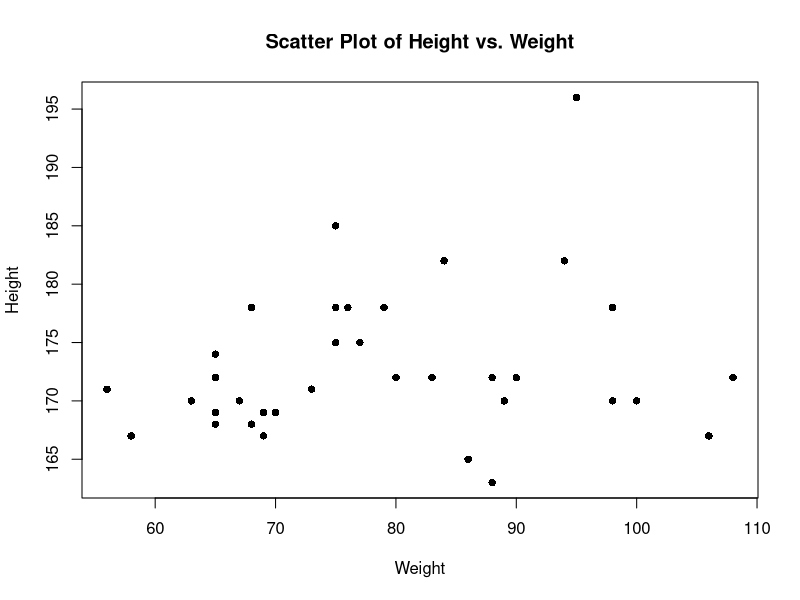
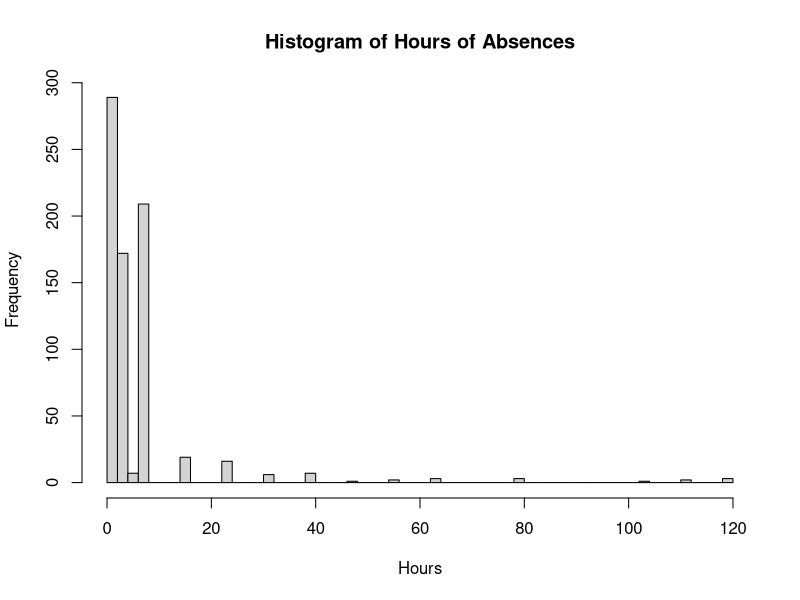
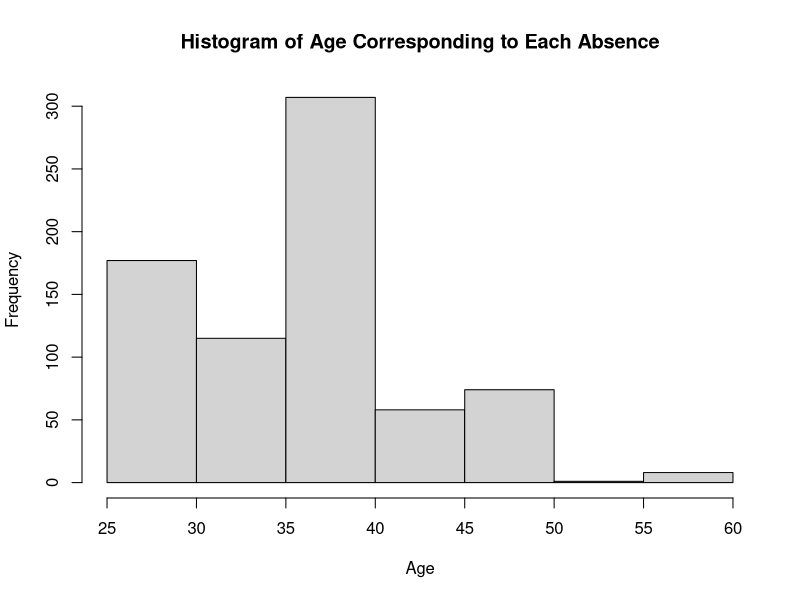
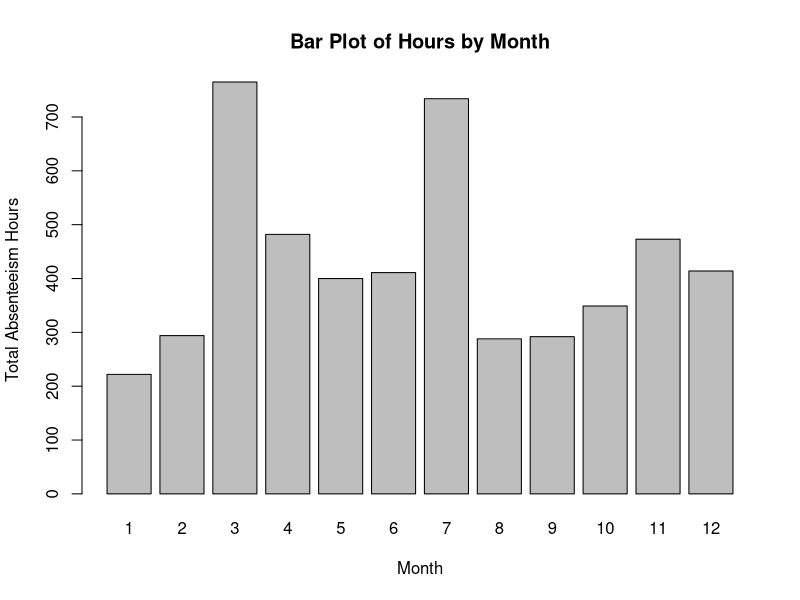
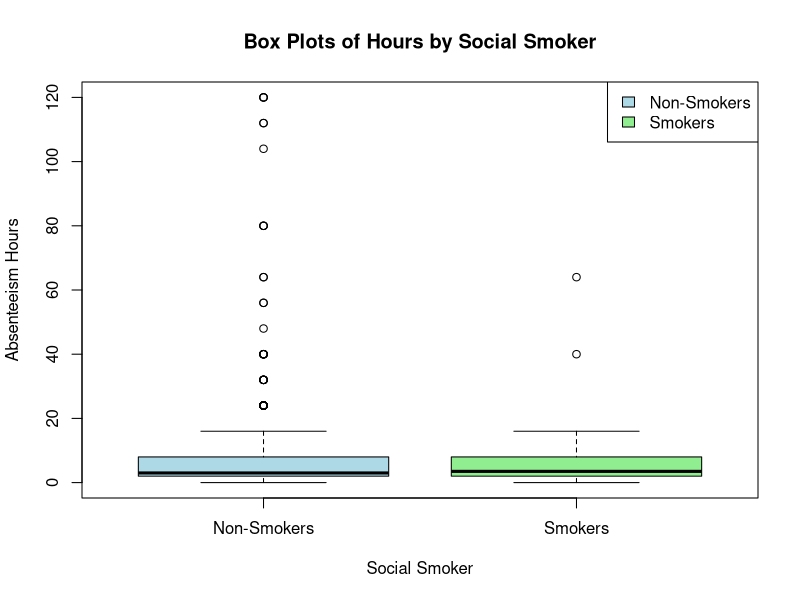
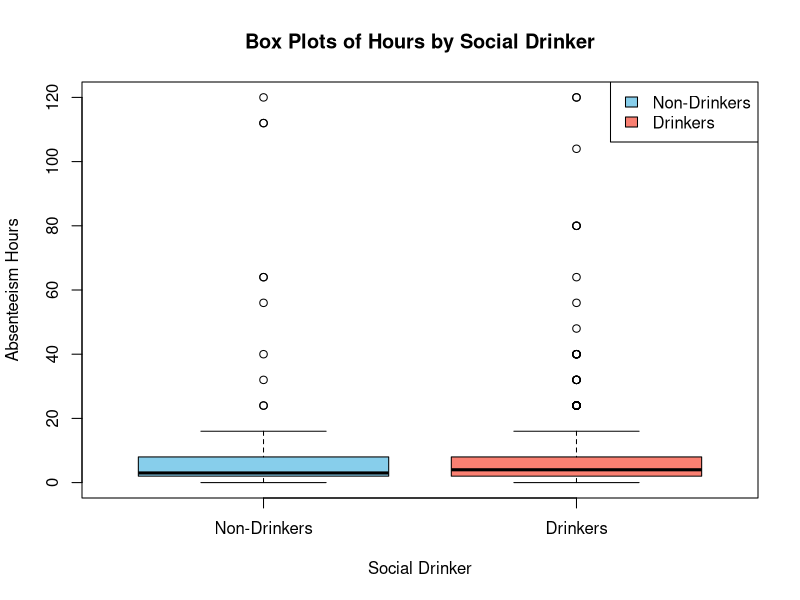

Reproduce these figures in R, in order.
## ---- chunk 1
my_Data <- read.csv("Absenteeism_at_work.csv", sep=";", header=TRUE)
## ---- chunk 2
plot(my_Data$Weight, my_Data$Height, 
     main="Scatter Plot of Height vs. Weight",
     xlab="Weight", ylab="Height",pch=16)
## ---- chunk 3
hist(my_Data$Absenteeism.time.in.hours,
     breaks=60, 
     main="Histogram of Hours of Absences", xlab="Hours")
## ---- chunk 4
hist(my_Data$Age, 
     main="Histogram of Age Corresponding to Each Absence", 
     xlab="Age")
## ---- chunk 5
hours_by_month <- tapply(my_Data$Absenteeism.time.in.hours, 
                         my_Data$Month.of.absence, sum)
hours_by_month <- hours_by_month[names(hours_by_month)!="0"]
barplot(hours_by_month, 
        main="Bar Plot of Hours by Month", 
        xlab="Month", 
        ylab="Total Absenteeism Hours")
## ---- chunk 6
non_smoker_data <- my_Data[my_Data$Social.smoker == 0, ]
smoker_data <- my_Data[my_Data$Social.smoker == 1, ]

# Creating a box plot for both non-smokers and smokers
boxplot(non_smoker_data$Absenteeism.time.in.hours, 
        smoker_data$Absenteeism.time.in.hours,
        names = c("Non-Smokers", "Smokers"),
        main = "Box Plots of Hours by Social Smoker",
        xlab = "Social Smoker", ylab = "Absenteeism Hours",
        col = c("lightblue", "lightgreen"))

# Adding legend
legend("topright", legend = c("Non-Smokers", "Smokers"), 
       fill = c("lightblue", "lightgreen"))
## ---- chunk 7
non_drinker_data <- my_Data[my_Data$Social.drinker == 0,]
drinker_data <- my_Data[my_Data$Social.drinker == 1,]

# Creating a box plot for both non-drinkers and drinkers
boxplot(non_drinker_data$Absenteeism.time.in.hours, 
        drinker_data$Absenteeism.time.in.hours,
        names = c("Non-Drinkers", "Drinkers"),
        main = "Box Plots of Hours by Social Drinker",
        xlab = "Social Drinker", ylab = "Absenteeism Hours",
        col = c("skyblue", "salmon"))  # You can change the colors here

# Adding legend
legend("topright", legend = c("Non-Drinkers", "Drinkers"), 
       fill = c("skyblue", "salmon"))
